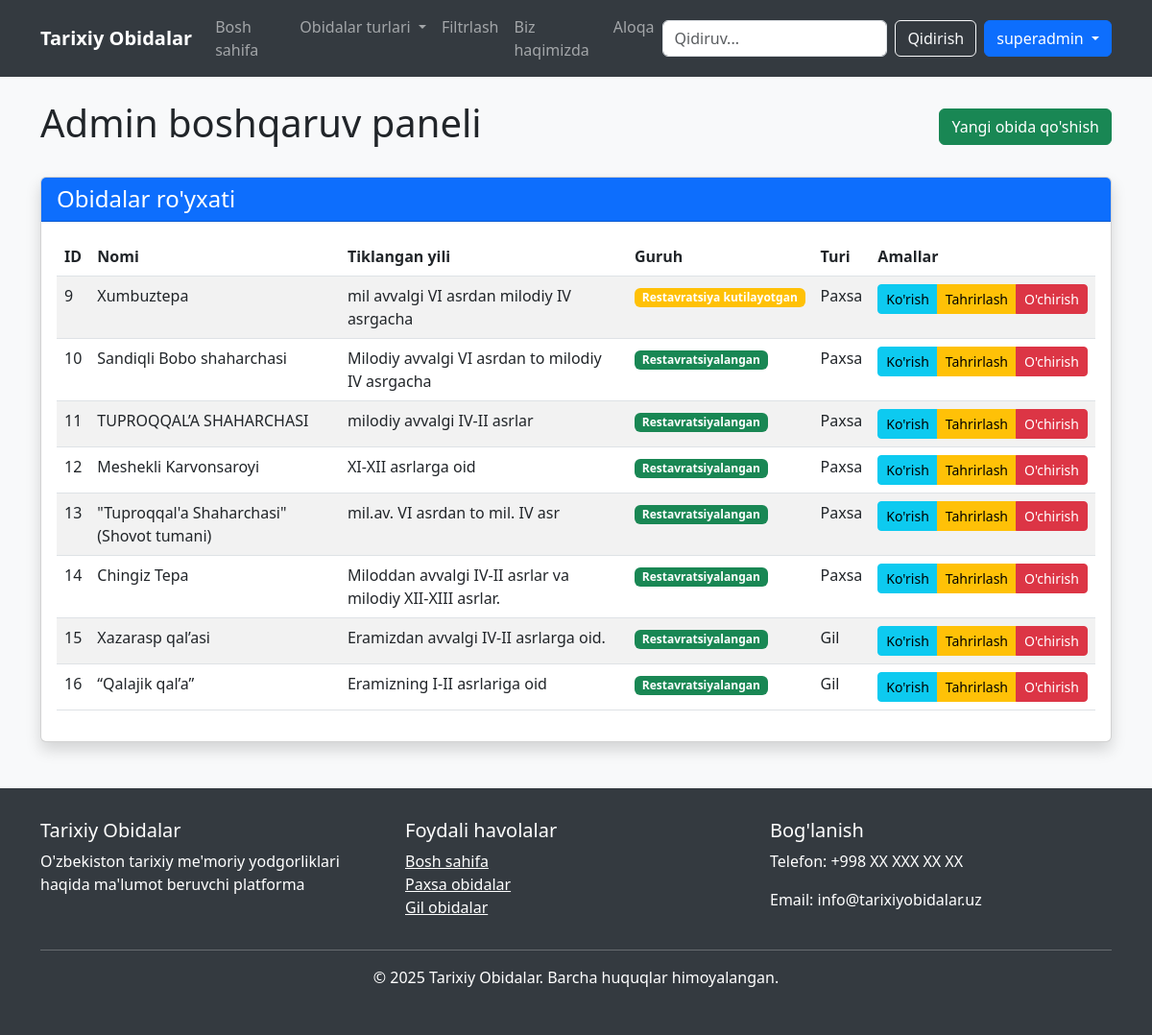
Screenshot of /admin (signed in) with the database file from the repository.
### tables this page shows
CREATE TABLE obidalar (
    id INTEGER PRIMARY KEY AUTOINCREMENT,
    nomi TEXT NOT NULL,
    tiklangan_yili TEXT,
    manzili TEXT,
    qurilish_materiallari TEXT,
    bosh_fasadi TEXT,
    olchamlari TEXT,
    tarixiy_malumot TEXT,
    texnik_holati TEXT,
    guruh TEXT CHECK(guruh IN ('Restavratsiyalangan', 'Restavratsiya kutilayotgan')),
    turi TEXT CHECK(turi IN ('Paxsa', 'Gil')),
    rasm_url TEXT,
    yaratilgan_sana TIMESTAMP DEFAULT CURRENT_TIMESTAMP,
    yangilangan_sana TIMESTAMP DEFAULT CURRENT_TIMESTAMP
);

### app.py (the view)
@app.route('/admin')
@login_required
def admin_panel():
    conn = get_db_connection()
    obidalar = conn.execute('SELECT id, nomi, tiklangan_yili, guruh, turi FROM obidalar').fetchall()
    conn.close()
    return render_template('admin/panel.html', obidalar=obidalar)

### app.py (called while the page is built)
def get_db_connection():
    conn = sqlite3.connect('obidalar.db')
    conn.row_factory = sqlite3.Row
    return conn

def login_required(f):
    @wraps(f)
    def decorated_function(*args, **kwargs):
        if 'user_id' not in session:
            flash('Iltimos, avval tizimga kiring', 'danger')
            return redirect(url_for('login'))
        return f(*args, **kwargs)
    return decorated_function

### templates/admin/panel.html (shortened to what this page needs)
{% extends "base.html" %}
{% block content %}
<div class="container mt-4">
    <div class="d-flex justify-content-between align-items-center mb-4">
        <h1>Admin boshqaruv paneli</h1>
        <a href="{{ url_for('add_obida') }}" class="btn btn-success">
             Yangi obida qo'shish
        </a>
    </div>
    <div class="card shadow mb-4">
        <div class="card-header bg-primary text-white">
            <h4 class="mb-0">Obidalar ro'yxati</h4>
        </div>
        <div class="card-body">
            <div class="table-responsive">
                <table class="table table-striped table-hover">
                    <thead>
                        <tr>
                            <th>ID</th>
                            <th>Nomi</th>
                            <th>Tiklangan yili</th>
                            <th>Guruh</th>
                            <th>Turi</th>
                            <th>Amallar</th>
                        </tr>
                    </thead>
                    <tbody>
                        {% for obida in obidalar %}
                            <tr>
                                <td>{{ obida.id }}</td>
                                <td>{{ obida.nomi }}</td>
                                <td>{{ obida.tiklangan_yili or 'Ma\'lumot yo\'q' }}</td>
                                <td>
                                    <span class="badge bg-{{ 'success' if obida.guruh == 'Restavratsiyalangan' else 'warning' }}">
                                        {{ obida.guruh }}
                                    </span>
                                </td>
                                <td>{{ obida.turi }}</td>
                                <td>
                                    <div class="btn-group" role="group">
                                        <a href="{{ url_for('obida_view', id=obida.id) }}" class="btn btn-sm btn-info">
                                             Ko'rish
                                        </a>
                                        <a href="{{ url_for('edit_obida', id=obida.id) }}" class="btn btn-sm btn-warning">
                                             Tahrirlash
                                        </a>
                                        <button type="button" class="btn btn-sm btn-danger delete-obida-btn"
                                                data-obida-id="{{ obida.id }}"
                                                data-obida-nomi="{{ obida.nomi }}">
                                             O'chirish
                                        </button>
                                    </div>
                                </td>
                            </tr>
                        {% else %}
                            <tr>
                                <td colspan="6" class="text-center">Hozircha obidalar ro'yxatga olinmagan.</td>
                            </tr>
                        {% endfor %}
                    </tbody>
                </table>
            </div>
        </div>
    </div>
</div>
{% endblock %}

### templates/base.html (style rules this page uses)
body { font-family: 'Segoe UI', Tahoma, Geneva, Verdana, sans-serif; background-color: #f8f9fa; }
.card { transition: transform 0.3s; margin-bottom: 20px; box-shadow: 0 4px 8px rgba(0, 0, 0, 0.1); }

### rows the page displays
obidalar: id "9", nomi "Xumbuztepa", tiklangan_yili "mil avvalgi VI asrdan milodiy IV asrgacha", guruh "Restavratsiya kutilayotgan", turi "Paxsa"
obidalar: id "10", nomi "Sandiqli Bobo shaharchasi", tiklangan_yili "Milodiy avvalgi VI asrdan to milodiy IV asrgacha", guruh "Restavratsiyalangan", turi "Paxsa"
obidalar: id "11", nomi "TUPROQQAL’A SHAHARCHASI", tiklangan_yili "milodiy avvalgi IV-II asrlar", guruh "Restavratsiyalangan", turi "Paxsa"
obidalar: id "12", nomi "Meshekli Karvonsaroyi", tiklangan_yili "XI-XII asrlarga oid", guruh "Restavratsiyalangan", turi "Paxsa"
obidalar: id "13", nomi "\"Tuproqqal'a Shaharchasi\" (Shovot tumani)", tiklangan_yili "mil.av. VI asrdan to mil. IV asr", guruh "Restavratsiyalangan", turi "Paxsa"
obidalar: id "14", nomi "Chingiz Tepa", tiklangan_yili "Miloddan avvalgi IV-II asrlar va milodiy XII-XIII asrlar.", guruh "Restavratsiyalangan", turi "Paxsa"
obidalar: id "15", nomi "Xazarasp qal’asi", tiklangan_yili "Eramizdan avvalgi IV-II asrlarga oid.", guruh "Restavratsiyalangan", turi "Gil"
obidalar: id "16", nomi "“Qalajik qal’a”", tiklangan_yili "Eramizning I-II asrlariga oid", guruh "Restavratsiyalangan", turi "Gil"

### other values shown
{{ session.get('username') }} "superadmin"
